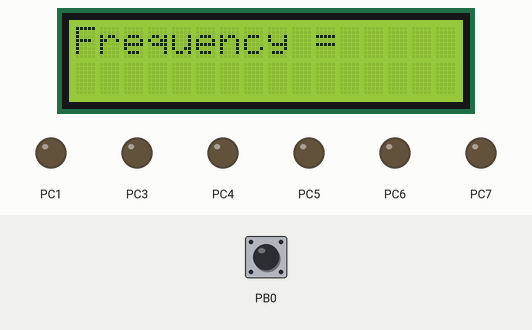
Bench run of a program on a simulated ATmega32, built with avr-gcc and emulated at 1 MHz. Parts: 16×2 character LCD, output pins drawn as LEDs (lit = HIGH). Wiring (inferred from the signals the program sends): character LCD (HD44780): RS PC0; E PC2; data PD0, PD1, PD2, PD3, PD4, PD5, PD6, PD7. Inputs (shaded band) come from the test bench; at power-on: PB0 LOW. Pins used as bus, display or sensor lines are not drawn.

Above: at 1.2 s.
1.3 s: PB0 pulsed HIGH 2 times (0.12 s each, 0.3 s apart)
At 1.62 s:
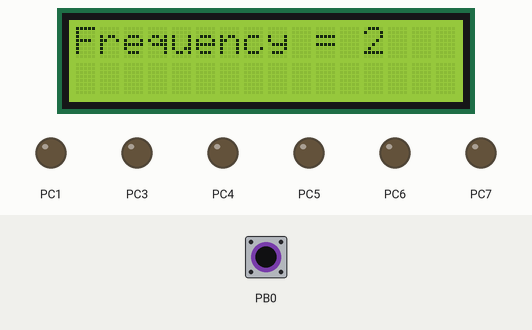
At 2.8 s:
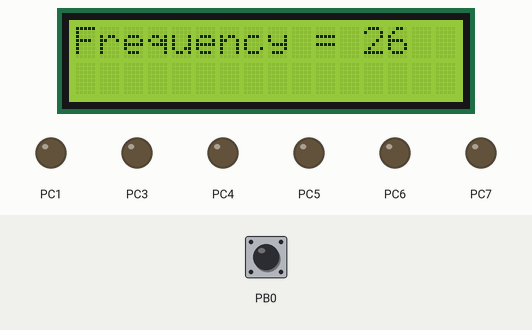
Timing chart, 0 to 4.3 s (numbered marks = the images above; inputs shaded):
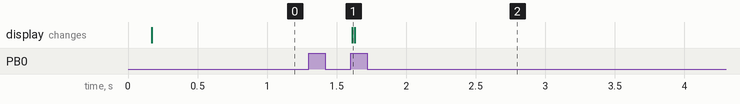

The program:

main.c
```c
# define F_CPU 1000000UL  // 1 MHz clock
#include<avr/io.h>
#include <util/delay.h>
#include <stdio.h>
#include <string.h>
#define display PORTD


void command()
{
	PORTC = PORTC & ~ (1<<0);   // RS
	PORTC = PORTC & ~ (1<<1) ;  // RW
	PORTC = PORTC | (1<<2);     // Enable
	PORTC = PORTC & ~(1<<2);
	_delay_ms(10);
}


void Display()
{
	PORTC = PORTC | (1<<0);    // RS
	PORTC = PORTC & ~ (1<<1);  // RW
	PORTC = PORTC | (1<<2);    // Enable
	PORTC = PORTC & ~(1<<2);
	_delay_ms(10);
}


void lcd_init()
{
	display = 0x38;   // 2 lines, 8-bit, (D0-D7)
	command();
	display = 0x01;   // clear display
	command();
	display = 0x0C;   // display on, cursor off
	command();
	display = 0x06;   // increment cursor to right
	command();
	display = 0x80;   // move cursor to beginning of first line
	command();
}


int main(void)
{
	double Time = 0;
	float value = 0;
	float frequency = 0;
	int F;
	char i[15];
	char z[15] = "Frequency =";
	DDRD = DDRC = 0xFF;  // set as output (for LCD)
	DDRB = 0x00;         // set as input (receives the signal)
	lcd_init();

	for (int k=0; k<13; k++)
	{
		display = z[k];
		Display();
	}

	while(1)
	{

		TCCR1B = 0x01;   // Internal Timer On

		while ((PINB & 0x01) == 0x01);   // Read on Wave T0, Waiting For HIGH
		while ((PINB & 0x01) == 0x00);   // Read on Wave T0, Waiting For LOW

		TCNT1 = 0x00;

		TCCR0 = 0x06;    // TIMER 0. DEFINE ON FALLING EDGE
		TCNT0 = 0x00;

		while ((PINB & 0x01) == 0x01);   // Read on Wave T0, Waiting For HIGH
		while ((PINB & 0x01) == 0x00);   // Read on Wave T0, Waiting For LOW

		value = TCNT1;

		Time = value*0.000001;    // divided by 1MHz. (Time = value * 1/1000000)

		frequency = 1/Time;
		F = frequency;

		sprintf(i, "%d", F);

		display = 0x8C;    // moves the cursor to position 12 of line 1
		command();

		for (int k=0; k<strlen(i)+1; k++)
		{
			display = i[k];
			Display();
		}

		_delay_ms(200);
		TCCR1B = 0x00;
	}
}
```

Measured:
- after the input at 1.3 s, the display: changes after 0.31 s (image 1)
